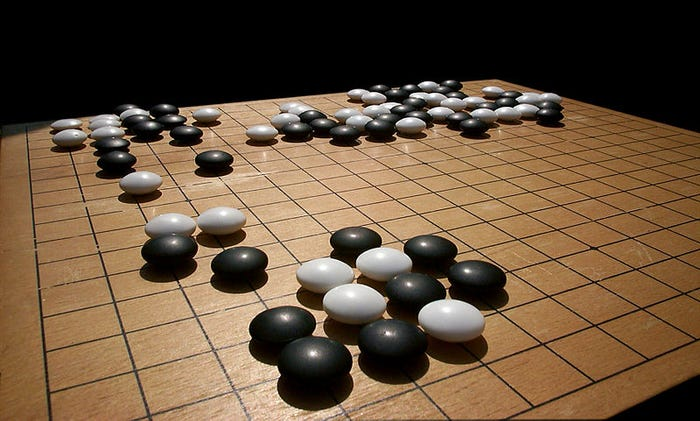
#> input picture go.jpg, 700 x 421 px
$ jupyter execute MP1.ipynb   (shell and % lines are left out)
#> lines starting #> are read from the running program, lines starting #| are printed output that depends on the picture
[cell 1]
import numpy as np
from matplotlib import pyplot as plt
from skimage.io import imread,imshow,imsave
from skimage.color import rgb2gray
from skimage.filters import gaussian

-------------------
# Contents MP1
- ### 1-D convolution (discrete) - [30 points]
- ### 2-D convolution (discrete) - [40 points]
- ### Edge detection in images using convolution filters - [30 points]
-----------------

# 1-D Convolution (Discrete)

    A convolution is an integral that expresses the amount of overlap of one function g as it is shifted over another function f. It therefore "blends" one function with another. For example, in synthesis imaging, the measured dirty map is a convolution of the "true" CLEAN map with the dirty beam.

[Tutorial](https://www.youtube.com/watch?v=yyTu0SXeW1M) 6:30

By its definition (Eq 2), a convolution operation between two discrete finite arrays are to be done on an infinite range of index k ∈ Z from k = -inf to k = inf.

As a convention, we will consider the array starts at k = 0, that is, the first element of the array A is A\[0\].

E.g.: Signal A: [2, -1, 6, 1, 7, -3, 2, 6]

A[0] = 2, A[1] = -1, A[2] = 6, ..., A[7] = 6

This conviniently goes along with the array indexing in python. But what to do for the undefined elements, such as A[-1] and A[8]? -1 and 8 are valid values for index k ∈ Z.

We will assume any undefined element to be 0 in the array. We will go into further detail about this choice in the next few cells.

### [Exercise] Manual 1-D Convolution Excercise - [5 points]

With the definition above, calculate the results of convolutions of signals A, B, and C with Kernel H.

Signal A: \[2, -4, 6, 1, 7, -3, 2, 6\]

Signal B: \[0, 1, 0, 1, 9, 3, -1\]

Signal C: \[0, 0, 0, 0, 1, 0, 0, 0, 0\]

Kernel H: \[1, 2, -1, 3\]

Hint: The result array might not start with index k == 0. Mark the starting index for each result. (See the Turotial Above)

[cell 2]
## Code
import numpy as np

def Conv(signal, kernel):
    l = len(signal) + len(kernel) - 1
    arr = np.zeros(l)

    for i in range(l):
        for j in range(len(kernel)):
            if i >= j and i - j < len(signal):
                arr[i] += signal[i-j] * kernel[j]

    return arr

A = [2, -4, 6, 1, 7, -3, 2, 6]
B = [0, 1, 0, 1, 9, 3, -1]
C = [0, 0, 0, 1, 0, 0, 0]
H = [1, 2, -1, 3]

conv_A = Conv(A, H)
conv_B = Conv(B, H)
conv_C = Conv(C, H)
conv_A, conv_B, conv_C

### Answers:

(\* denotes convolution operator.)

A * H = [ 2.,  0., -4., 23., -9., 28., -8., 34.,  1.,  0., 18.]

B * H = [ 0.,  1.,  2.,  0., 14., 20., -1., 22., 10., -3.]

C * H = [ 0.,  0.,  0.,  1.,  2., -1.,  3.,  0.,  0.,  0.]

### [Exercise] Convolution vs Cross-Correlation - [5 points]

[1-D Convolution/Correlation Visualization](https://www.youtube.com/watch?v=O9-HN-yzsFQ) 0:36

Look at the definition of cross-correlation (Eq 4) and the visualization of the convolution and the cross-correlation examples. Compare the two operations.

What do you notice? In your words, how do the two operations differ from each other?

### Answer:

Convolution: Flips the kernel. So it can better filter out certain features we want.

Correlation Visualization: Does not flip the kernel. So it can address more the similarity between signals.

### [Exercise] 1-D Discrete Convolution in Python - [20 points]

Many common math/science Python packages offer optimized implementation of convolution function. Below is an example of Numpy's convolve function

[cell 3]
X = np.array([0, 1, 2, 3, 4])
H = np.array([0, 0.5, 1])

# Read: https://numpy.org/doc/stable/reference/generated/numpy.convolve.html
Y = np.convolve(X, H, mode="full")
Y_reverse = np.convolve(H, X, mode="full")

print(Y)
print(Y_reverse)

Now lets implement the 1-D convolution function corresponding to numpy's "full" mode in the cell below. However, the only numpy functions you can use are:
```
np.array()
np.zeros()
np.ones()
```

**Do not change the function signature (function name, return type, and input parameters)**

[cell 4]
def conv1d(X, H):
    '''
    Returns the result Y = X * H, where * is the 1-D convolution operator. (following variable convention in Eq 2)

        Parameters:
                X (array): Input data/signal
                H (array): Convolution kernel/signal

        Returns:
                Y (array): Convolution result similar to "full" mode in np.convolve()
    '''
    return Conv(X,H)

Now check your result by comparing it with ```np.convolve```. Notice that this is not a comprehensive test. You are encouraged to make your own testcases.

[cell 5]
print("Correct (Numpy) Result:")
np_result = np.convolve(X, H, mode="full")
print(np_result)

print()

print("Your Answer:")
your_result = conv1d(X, H)
print(your_result)


print("\nYour result is {}".format("correct!" if np.array_equal(np_result, your_result) else "incorrect."))

-----------------

# 2-D Convolution (Discrete)

### Definition

Watch this 2-D discrete convolution example. [2-D Discrete Convolution Example](https://www.youtube.com/watch?v=_iZ3Q7VXiGI)

Notice two things:

1. The convolution kernel is already flipped. By definition, the result of ```A (*convolve) B ``` is exactly the same as ```A (*cross-correlate) B'```, where ```B'``` is ```B``` flipped. [Read a little more about this](https://cs.stackexchange.com/questions/11591/2d-convolution-flipping-the-kernel). Therefore what we really see in the video is the cross-correlation of the Input image and the flipped kernel. This will continue to be the theme in this tutorial and in many discussions about convolution you'll see online.
2. The presenter uses the "valid" padding mode, meaning he will not consider the undefined elements of the input (no padding around the input). This contrasts other padding modes "full" and "same". You can read more about these modes at https://docs.scipy.org/doc/scipy/reference/generated/scipy.signal.convolve2d.html

### Padding

[Convolution Padding Explanation](https://www.youtube.com/watch?v=6v05kAtV1M0) 11:13

### [Exercise] 2-D Discrete Convolution in Python - [40 points]

Now go ahead and implement the 2-D convolution function in the cell below. However, the only numpy functions you can use are:
```
np.array()
np.flipud()
np.fliplr()
np.zeros()
np.ones()
np.sum()
```
Typically, in image processing tasks, we want to preserve size of input after the convolution operation. **Therefore, your code should implement the "same" mode convolution here. You can assume stride=1 and padding fillvalue=0. You will need to figure out how much 0-padding you need based on the difference in the image and kernel size.** You can review https://docs.scipy.org/doc/scipy/reference/generated/scipy.signal.convolve2d.html for reference.

**Do not change the function signature (function name, return type, and input parameters)**

[cell 6]
def conv2d(image, kernel):
    '''
    Returns the result Y = image * kernel, where * is the 2-D convolution operator.

        Parameters:
                image (ndarray): 2-D input image/signal
                kernel (ndarray): 2-D convolution kernel/signal

        Returns:
                Y (ndarray): 2-D convolution result similar to "same" mode in scipy/numpy.
    '''
    IH, IW = image.shape
    KH, KW = kernel.shape
    PH = KH // 2
    PW = KW // 2
    kernel = np.flipud(np.fliplr(kernel))


    padded_image = np.zeros((IH + 2 * PH, IW + 2 * PW))
    padded_image[PH:IH + PH, PW:IW + PW] = image
    Y = np.zeros((IH, IW))

    for i in range(IH):
        for j in range(IW):
              Y[i, j] = np.sum(padded_image[i:i+KH, j:j+KW] * kernel)

    return Y

Now check your result by comparing it with ```scipy.signal.convolve2d```.

Notice that this is not a comprehensive test. You are encouraged to make your own testcases.

[cell 7]
image = np.array([[1,2,3],[2,3,4],[4,4,4],[-1,0,1]]) # 4 x 3
kernel = np.array([[1,2],[2,3.7]]) # 2 x 2

print("Correct (Scipy) Result:")
from scipy.signal import convolve2d
np_result = convolve2d(image, kernel, mode="same", boundary='fill', fillvalue=0)
print(np_result) # 4 x 3 - same as input since mode="same"

print()

print("Your Answer:")
your_result = conv2d(image, kernel)
print(your_result)

print("\nYour result is {}".format("correct!" if np.array_equal(
    np_result, your_result) else "incorrect."))

------------------

# Edge Detection in Images with Convolution

First download these sample images

[cell 8]
go = imread('go.jpg')
#> go is the input picture: shape (421, 700, 3); mean R, G, B 103.4, 81.7, 59.6
plt.figure(figsize=(10,10))
plt.title("A game of GO")
plt.imshow(go)
plt.show()

Let's convert the colored image to gray-scale by combining 3 R, G, and B channels to one.

This can be conveniently done with the "skimage.color.rgb2gray" function.

[cell 9]
go_gray = rgb2gray(go)
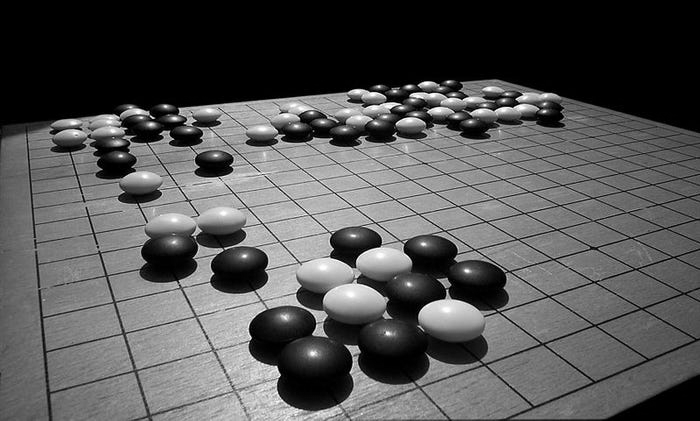
#> go_gray: shape (421, 700) float64; min 0, max 1, mean 0.332
plt.figure(figsize=(10,10))
plt.gray()
plt.title("A game of GO in gray-scale")
plt.imshow(go_gray)
plt.show()

### [Exercise] Let's define some helper functions used for the rest of the assignment - [5 points]

[cell 10]
import time
def plot_student_vs_scipy(image, kernel, student_f, scipy_f):
    '''
    Wrapper function that computes convolution using both students and scipy version and plots both results side-by-side for comparison.

        Parameters:
                image (array): 2-D input image/signal
                kernel (array): 2-D convolution kernel/signal
                student_f (function): the student's own convolution function
                scipy_f (function): the scipy convolution function

        Returns:
                None
    '''

    start_time = time.time()
    student_result = student_f(image, kernel)
#> in conv2d (call 2), `padded_image[PH:IH + PH, PW:IW + PW] = image`:
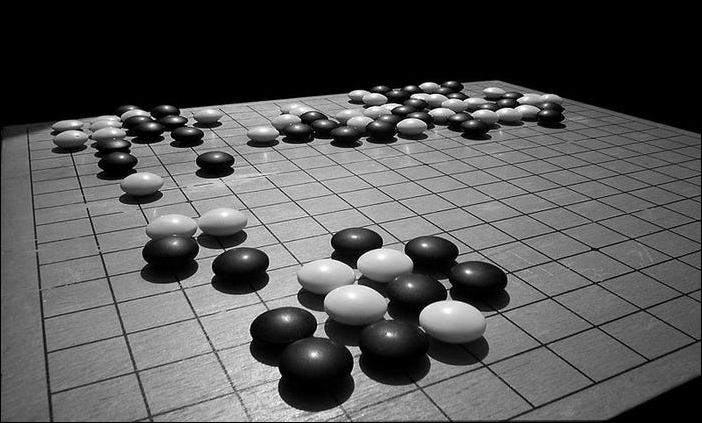
#> padded_image: shape (423, 702) float64; min 0, max 1, mean 0.33
    student_time = time.time() - start_time

    start_time = time.time()
    scipy_result = scipy_f(image, kernel, mode='same')
    scipy_time = time.time() - start_time

    fig, axes = plt.subplots(1, 2, figsize=(15, 10))

    axes[0].imshow(student_result, cmap='gray')
    axes[0].set_title(f"Student Time: {student_time:.5f}")
    axes[1].imshow(scipy_result, cmap='gray')
    axes[1].set_title(f"Scipy Time: {scipy_time:.5f}")

    plt.show()
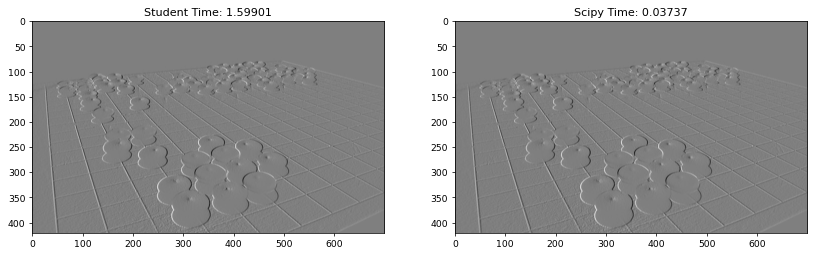
#> figure drawn by matplotlib, 2 panels

    return

# check the difference in execution time between your implementation and numpy/scipy versions (refer to Labs for timing-related code)

### [Exercise] Study the construction of the given filters/kernels - [5 points]

[cell 11]
prewitt_y = np.array([[-1., -1., -1.],
                      [0.,0.,0.],
                      [1.,1.,1.]])
prewitt_x = prewitt_y.T # transpose operator

sobel_y = np.array([[-1.,-2.,-1.],
                    [0.,0.,0.],
                    [1.,2.,1.]])
sobel_x = sobel_y.T # transpose operator

Describe the effect of the two filters.

Do you notice any difference?

Can you give an explanation?

**Your Answer:**

Sobel and Prewitt both detects edgeds in images.

Prewitt_y detects vertical changes by highliting the difference between pixel intensity across rows. (Less sensitive to noise)

Sobel has similar values but stronger weights and it can detect changes more sensitively with a better emphasis on the center. (Might be sensitive to noise)

You can use the wrapper function to visually check the effect of the filters

[cell 12]
import scipy
student_f = conv2d
scipy_f = scipy.signal.convolve2d

plot_student_vs_scipy(go_gray, prewitt_x, student_f, scipy_f)
plot_student_vs_scipy(go_gray, prewitt_y, student_f, scipy_f)
#> after the loop in conv2d (call 3), `for i in range(IH):`:
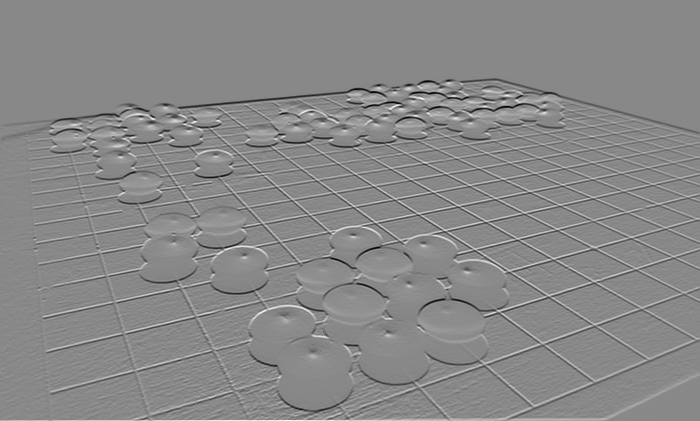
#> Y: shape (421, 700) float64; min -2.97, max 2.57, mean -0.00252; drawn with min black and max white

[cell 13]
plot_student_vs_scipy(go_gray, sobel_x, student_f, scipy_f)
plot_student_vs_scipy(go_gray, sobel_y, student_f, scipy_f)

### [Exercise] Design a new filter/kernel and explain what its effect is - [10 points]

Can you make a new 3 by 3 edge detection filter similar to the ones above?

Hint: make sure the sum of all elements in your filter is 0, so that the result image has the same overall magnitude as the input.

[cell 14]
your_filter = np.array([[1, 0, -1],
                        [0, 0, 0],
                        [-1, 0, 1]])

[cell 15]
plot_student_vs_scipy(go_gray, your_filter, student_f, scipy_f)
#> after the loop in conv2d (call 6), `for i in range(IH):`:
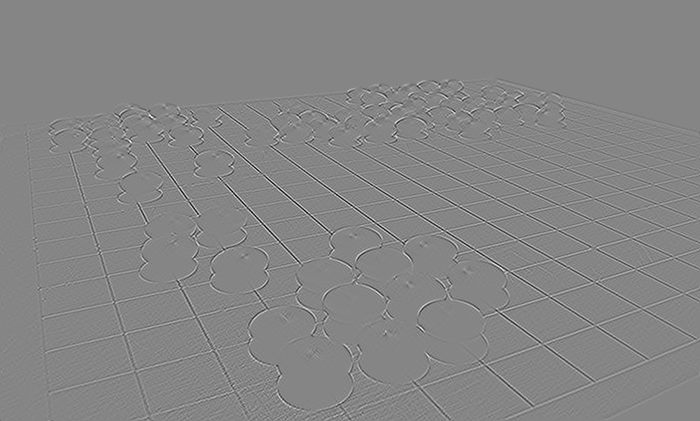
#> Y: shape (421, 700) float64; min -1.63, max 1.48, mean -1.06e-06; drawn with min black and max white

The 1s can illustrate bright-dark transitions

The -1s can illustrate dark-bright transitions

## [Exercise] Combine the two orientations of the non-symmetrical filters by applying pythagorean addition - [5 points]

Pseudocode for combining filters f1 and f2 to get a new filter f3:
```
f3 = sqrt(f1^2 + f2^2)
```

[cell 16]
def combine_filter(f1, f2):
    '''
    Combines f1 and f2 using above pseudocode.

        Parameters:
                f1 (array): filter 1
                f2 (array): filter 2

        Returns:
                f3 (array): filter 3
    '''
    f3 = np.sqrt(np.square(f1) + np.square(f2))
    return f3

[cell 17]
sobel_combined = combine_filter(sobel_y, sobel_x)
plot_student_vs_scipy(go_gray, sobel_combined, student_f, scipy_f)
#> after the loop in conv2d (call 7), `for i in range(IH):`:
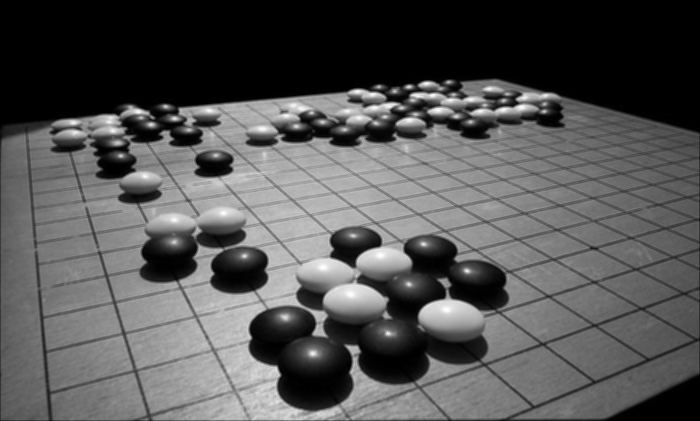
#> Y: shape (421, 700) float64; min 0, max 13.62, mean 4.53; drawn with min black and max white

[cell 18]
prewitt_combined = combine_filter(prewitt_y, prewitt_x)
plot_student_vs_scipy(go_gray, prewitt_combined, student_f, scipy_f)

### [Exercise] Apply 1) Sobel, 2) Prewitt, and 3) their respective combined filters to the brain image and plot the results - [5 points]

[cell 19]
brain = rgb2gray(imread("brain.jpg"))
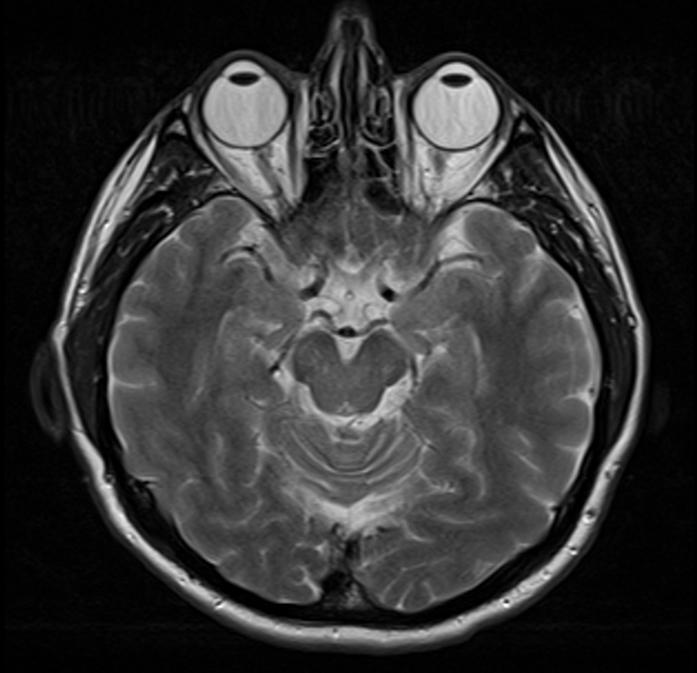
#> input picture brain.jpg, 697 x 673 px
#> brain: shape (673, 697) float64; min 0, max 1, mean 0.199

[cell 20]
def plot_images(image, filters, names):
    plt.figure(figsize=(15, 10))
    for i, (filter, name) in enumerate(zip(filters, names), 1):
        plt.subplot(2, 3, i)
        filtered_image = scipy.signal.convolve2d(image, filter, mode='same')
        plt.title(f'{name}')
        plt.imshow(filtered_image, cmap='gray')
#> this loop made 6 passes
#> pass 1, in plot_images, `filtered_image = scipy.signal.convolve2d(image, filter, mode='same')`:
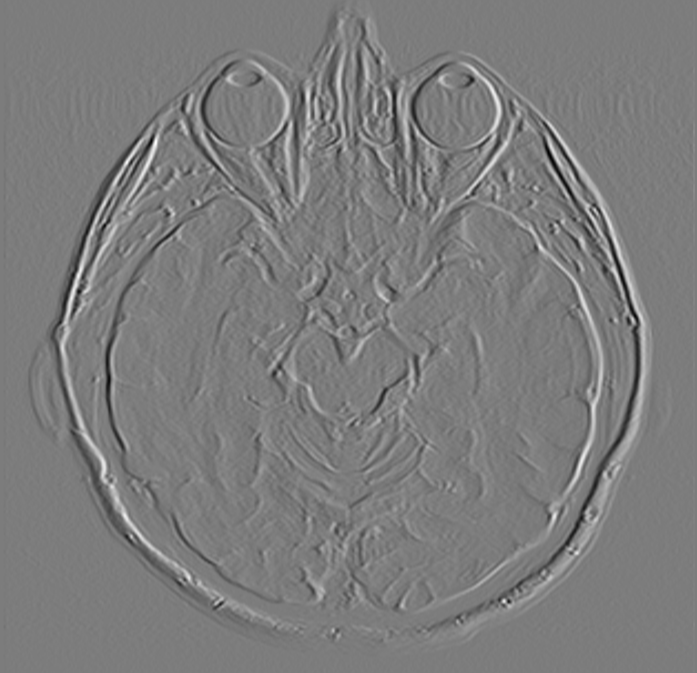
#> filtered_image: shape (673, 697) float64; min -1.65, max 1.72, mean 3.01e-07; drawn with min black and max white
#> pass 2, in plot_images, `filtered_image = scipy.signal.convolve2d(image, filter, mode='same')`:
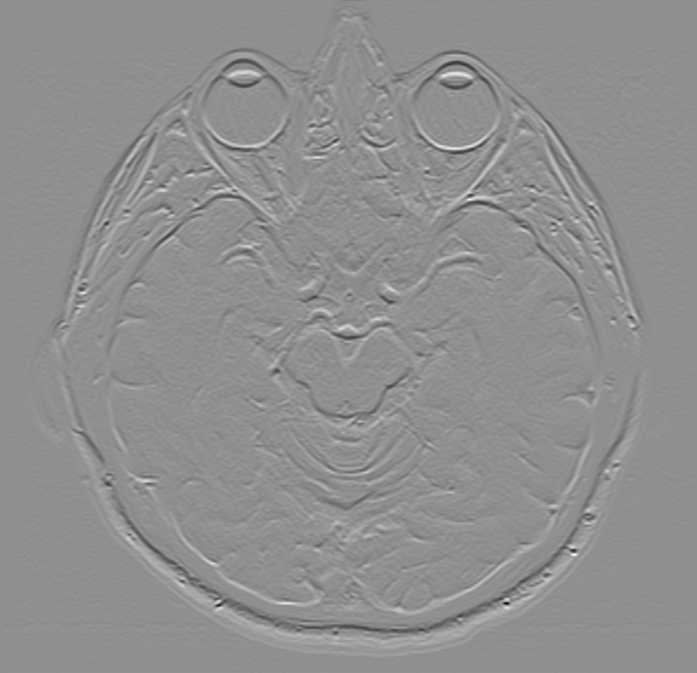
#> filtered_image: shape (673, 697) float64; min -2.73, max 2.11, mean 2.09e-05; drawn with min black and max white
    plt.show()
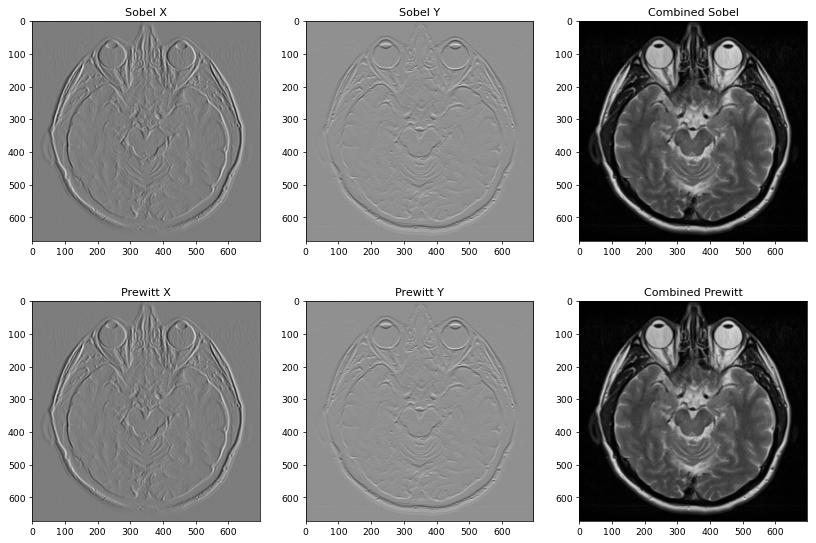
#> figure drawn by matplotlib, 6 panels

filters = [sobel_x, sobel_y, sobel_combined, prewitt_x, prewitt_y, prewitt_combined]
names = ['Sobel X', 'Sobel Y', 'Combined Sobel', 'Prewitt X', 'Prewitt Y', 'Combined Prewitt']

plot_images(brain, filters, names)
